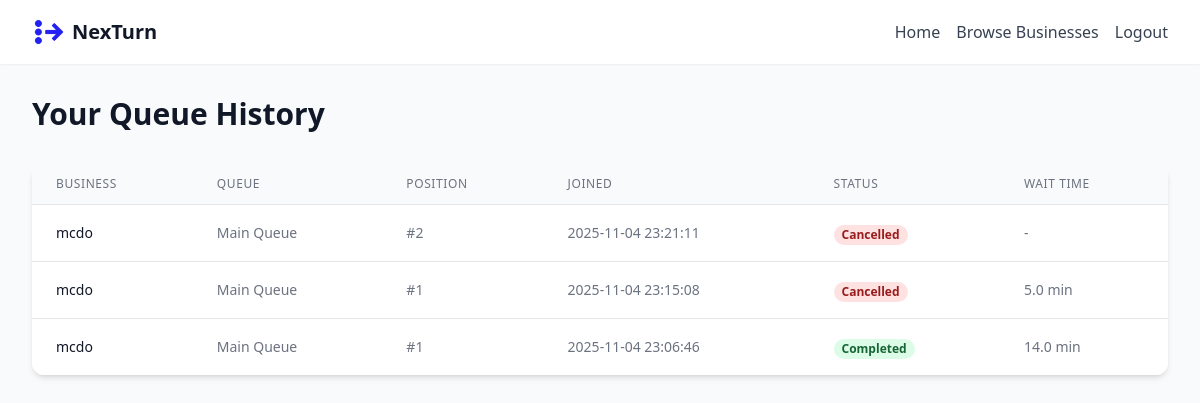
Screenshot of /queue-history (signed in) with the database file from the repository.
### tables this page shows
CREATE TABLE queue_history (
            id INTEGER PRIMARY KEY AUTOINCREMENT,
            queue_id INTEGER NOT NULL,
            user_id INTEGER NOT NULL,
            ticket_id TEXT NOT NULL,
            position INTEGER,
            join_time TIMESTAMP DEFAULT CURRENT_TIMESTAMP,
            leave_time TIMESTAMP,
            wait_time INTEGER,
            status TEXT DEFAULT 'active',
            FOREIGN KEY (queue_id) REFERENCES queues(id),
            FOREIGN KEY (user_id) REFERENCES users(id)
        );

CREATE TABLE businesses (
            id INTEGER PRIMARY KEY AUTOINCREMENT,
            name TEXT NOT NULL,
            description TEXT,
            category TEXT,
            address TEXT,
            owner_id INTEGER,
            created_at TIMESTAMP DEFAULT CURRENT_TIMESTAMP,
            FOREIGN KEY (owner_id) REFERENCES users(id)
        );

CREATE TABLE queues (
            id INTEGER PRIMARY KEY AUTOINCREMENT,
            business_id INTEGER NOT NULL,
            name TEXT NOT NULL,
            avg_service_time INTEGER DEFAULT 5,
            is_active BOOLEAN DEFAULT 1,
            created_at TIMESTAMP DEFAULT CURRENT_TIMESTAMP,
            FOREIGN KEY (business_id) REFERENCES businesses(id)
        );

### app.py (the view)
@app.route('/queue-history')
def queue_history_page():
    if not require_login():
        return redirect(url_for('login'))
    user_id = session.get('user_id')
    conn = sqlite3.connect(DB_PATH)
    cur = conn.cursor()
    cur.execute("""
        SELECT qh.id, qh.ticket_id, qh.position, qh.join_time, qh.leave_time,
               qh.wait_time, qh.status, q.name as queue_name, b.name as business_name
        FROM queue_history qh
        JOIN queues q ON qh.queue_id = q.id
        JOIN businesses b ON q.business_id = b.id
        WHERE qh.user_id = ?
        ORDER BY qh.join_time DESC
        LIMIT 50
    """, (user_id,))
    history = [{'id': row[0], 'ticket_id': row[1], 'position': row[2],
                'join_time': row[3], 'leave_time': row[4], 'wait_time': row[5],
                'status': row[6], 'queue_name': row[7], 'business_name': row[8]}
               for row in cur.fetchall()]
    conn.close()
    return render_template('queue_history.html', history=history)

### app.py (called while the page is built)
def require_login():
    return 'user_id' in session

### templates/queue_history.html (shortened to what this page needs)
<!DOCTYPE html>
<html lang="en">
<head>
    <script src="https://cdn.tailwindcss.com"></script>
</head>
<body class="bg-gray-50">
    <nav class="bg-white shadow-sm">
        <div class="max-w-7xl mx-auto px-4 sm:px-6 lg:px-8">
            <div class="flex justify-between h-16">
                <div class="flex items-center space-x-2">
                    <img src="{{ url_for('static', filename='logo.png') }}" alt="NexTurn" class="h-8 w-8"/>
                    <span class="text-xl font-bold text-gray-900">NexTurn</span>
                </div>
                <div class="flex items-center space-x-4">
                    <a href="{{ url_for('home') }}" class="text-gray-700 hover:text-primary">Home</a>
                    <a href="{{ url_for('businesses_list') }}" class="text-gray-700 hover:text-accent2">Browse Businesses</a>
                    <a href="{{ url_for('logout') }}" class="text-gray-700 hover:text-accent1">Logout</a>
                </div>
            </div>
        </div>
    </nav>
    <div class="max-w-7xl mx-auto px-4 sm:px-6 lg:px-8 py-8">
        <h1 class="text-3xl font-bold text-gray-900 mb-8">Your Queue History</h1>
        {% if history %}
            <div class="bg-white rounded-xl shadow-md overflow-hidden">
                <div class="overflow-x-auto">
                    <table class="min-w-full divide-y divide-gray-200">
                        <thead class="bg-gray-50">
                            <tr>
                                <th class="px-6 py-3 text-left text-xs font-medium text-gray-500 uppercase tracking-wider">Business</th>
                                <th class="px-6 py-3 text-left text-xs font-medium text-gray-500 uppercase tracking-wider">Queue</th>
                                <th class="px-6 py-3 text-left text-xs font-medium text-gray-500 uppercase tracking-wider">Position</th>
                                <th class="px-6 py-3 text-left text-xs font-medium text-gray-500 uppercase tracking-wider">Joined</th>
                                <th class="px-6 py-3 text-left text-xs font-medium text-gray-500 uppercase tracking-wider">Status</th>
                                <th class="px-6 py-3 text-left text-xs font-medium text-gray-500 uppercase tracking-wider">Wait Time</th>
                            </tr>
                        </thead>
                        <tbody class="bg-white divide-y divide-gray-200">
                            {% for item in history %}
                            <tr>
                                <td class="px-6 py-4 whitespace-nowrap text-sm font-medium text-gray-900">
                                    {{ item.business_name }}
                                </td>
                                <td class="px-6 py-4 whitespace-nowrap text-sm text-gray-500">
                                    {{ item.queue_name }}
                                </td>
                                <td class="px-6 py-4 whitespace-nowrap text-sm text-gray-500">
                                    #{{ item.position }}
                                </td>
                                <td class="px-6 py-4 whitespace-nowrap text-sm text-gray-500">
                                    {{ item.join_time }}
                                </td>
                                <td class="px-6 py-4 whitespace-nowrap">
                                    <span class="px-2 inline-flex text-xs leading-5 font-semibold rounded-full
                                        {% if item.status == 'completed' %}bg-green-100 text-green-800
                                        {% elif item.status == 'cancelled' %}bg-red-100 text-red-800
                                        {% else %}bg-blue-100 text-blue-800{% endif %}">
                                        {{ item.status|capitalize }}
                                    </span>
                                </td>
                                <td class="px-6 py-4 whitespace-nowrap text-sm text-gray-500">
                                    {% if item.wait_time %}
                                        {{ "%.1f"|format(item.wait_time) }} min
                                    {% else %}
                                        -
                                    {% endif %}
                                </td>
                            </tr>
                            {% endfor %}
                        </tbody>
                    </table>
                </div>
            </div>
        {% endif %}
    </div>
</body>
</html>

### rows the page displays
queue_history: business_name "mcdo", queue_name "Main Queue", position "2", join_time "2025-11-04 23:21:11", status "Cancelled"
queue_history: business_name "mcdo", queue_name "Main Queue", position "1", join_time "2025-11-04 23:15:08", status "Cancelled", wait_time "5.0"
queue_history: business_name "mcdo", queue_name "Main Queue", position "1", join_time "2025-11-04 23:06:46", status "Completed", wait_time "14.0"
